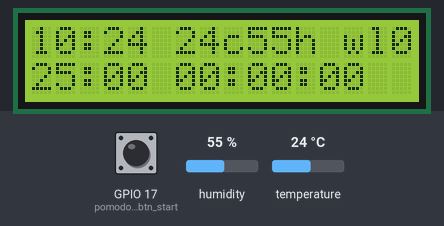
A program run on a simulated ESP32 board running MicroPython. Parts: 16×2 character LCD. The inputs (shaded band) are chosen by the test bench; at power-on: GPIO 17 (pomodoro_btn_start) LOW, humidity 55 %, temperature 24 °C. WiFi joins after 1.5 s; the clock reads 2024-03-15 10:24:30 at power-on unless the program sets it; library files of the repository ran but are not shown: lcd_api.py, i2c_lcd.py, secrets.py.

Above: at 1.3 s.
1.4 s: GPIO 17 (pomodoro_btn_start) pulled HIGH for 0.6 s
At 3.2 s:
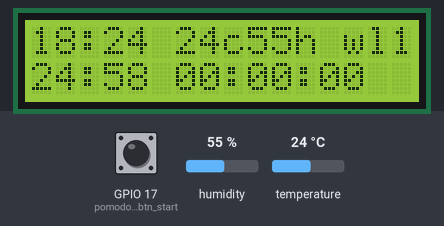
3.9 s: humidity set to 22 %
At 4.68 s:
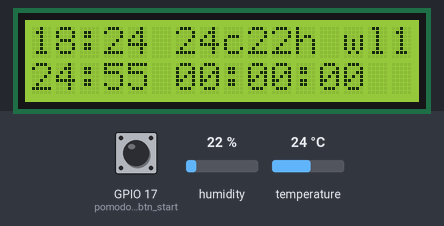
5.7 s: temperature set to 12 °C
At 6.65 s:
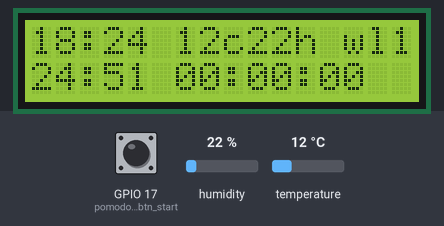
7.7 s: humidity set to 40 %
At 8.63 s:
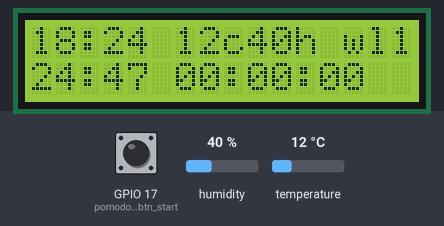
9.7 s: temperature set to 19 °C
At 10.6 s:
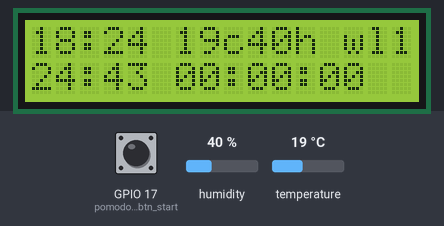
Timing chart, 0 to 12.6 s (numbered marks = the images above; inputs shaded):
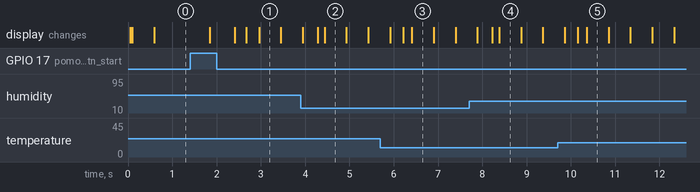

Measured:
- what the display in image 1 shows lasts 0.5 s, from 3.0 s to 3.5 s

The program:

main.py
```python
import machine
import dht
import network
import ntptime
from machine import Pin, SoftI2C, ADC, RTC
from lcd_api import LcdApi
from i2c_lcd import I2cLcd
from time import sleep
from secrets import wlan_ssid, wlan_password

I2C_ADDR = 0x27
totalRows = 2
totalColumns = 16
i2c = SoftI2C(scl=Pin(22), sda=Pin(21), freq=10000)
lcd = I2cLcd(i2c, I2C_ADDR, totalRows, totalColumns)

rtc = RTC()
sensor = dht.DHT11(Pin(14))

pomodoro_btn_start = Pin(17, Pin.IN)
pomodoro_btn_reset = Pin(16, Pin.IN)
pomodoro_cntr = 0
# pomodoro time in seconds
pomodoro = 1500
pomodoro_state = False
is_clock_sync = False

daily_clk_btn_start = Pin(18, Pin.IN)
daily_clk_btn_pause = Pin(19, Pin.IN)
daily_clk_cntr = 0
daily_clk_is_counting = False

wlan = network.WLAN(network.STA_IF)
wlan.active(True)

def to_str_pad(i):
    return "0{}".format(i) if len(str(i)) == 1 else str(i)

def get_hms_str():
    """
    Return the hh:mm:ss in this format from RTC
    """

    # remove seconds to make room for daily counter
    # hms = rtc.datetime()[4:7]
    hms = rtc.datetime()[4:6]

    return ':'.join(list(map(to_str_pad, hms)))

def pomodoro_disp():
    t_remaining = pomodoro - pomodoro_cntr
    minutes = int(t_remaining / 60)
    seconds = t_remaining % 60
    return "{}:{}".format(to_str_pad(minutes), to_str_pad(seconds))

def daily_clk_disp():
    hours = int(daily_clk_cntr / 3600)
    minutes = int((daily_clk_cntr % 3600) / 60)
    seconds = daily_clk_cntr % 60
    return "{}:{}:{}".format(to_str_pad(hours), to_str_pad(minutes), to_str_pad(seconds))

def get_sensor_disp():
    sensor.measure()
    sensor_disp = "{}c{}h".format(sensor.temperature(), sensor.humidity())
    return sensor_disp

def get_wlan_disp():
    status = "1" if wlan.isconnected() else "0"
    return f"wl{status}"

def update_display(force_update=False):
    # For some reason instead of clearing the lcd which causes an animation when
    # writing characters to the cursors, writing to the x=0, y=0 cursor appears to
    # work without issues
    # lcd.clear()
    lcd.move_to(0, 0)
    lcd.putstr("{} {} {}\n{} {}".format(get_hms_str(),
                                     get_sensor_disp(),
                                     get_wlan_disp(),
                                     pomodoro_disp(),
                                     daily_clk_disp()))

while True:
    if not wlan.isconnected():
        try:
            wlan.connect(wlan_ssid, wlan_password)
        except Exception as err:
            print("wlan error={}".format(err))

    if not is_clock_sync and wlan.isconnected():
        try:
            ntptime.settime()
            # Update the rtc datetime to show the local timezone (+8 hours)
            utc_dt = rtc.datetime(
                tuple(map(lambda x: x[1] if x[0] != 4 else x[1] + 8, enumerate(rtc.datetime())))
            )
            is_clock_sync = True
        except Exception as err:
            print("ntptime error={}".format(err))

    if pomodoro_btn_start.value() == 1:
        pomodoro_state = True
        update_display(True)

    if pomodoro_btn_reset.value() == 1:
        pomodoro_state = False
        pomodoro_cntr = 0
        update_display(True)

    if pomodoro_cntr >= pomodoro:
        pomodoro_state = False
        pomodoro_cntr = 0
        update_display(True)

    if daily_clk_btn_start.value() == 1:
        daily_clk_is_counting = True
        update_display(True)

    if daily_clk_btn_pause.value() == 1:
        daily_clk_is_counting = False
        update_display(True)

    if pomodoro_state:
        pomodoro_cntr = pomodoro_cntr + 1

    if daily_clk_is_counting:
        daily_clk_cntr = daily_clk_cntr + 1

    update_display()
```
